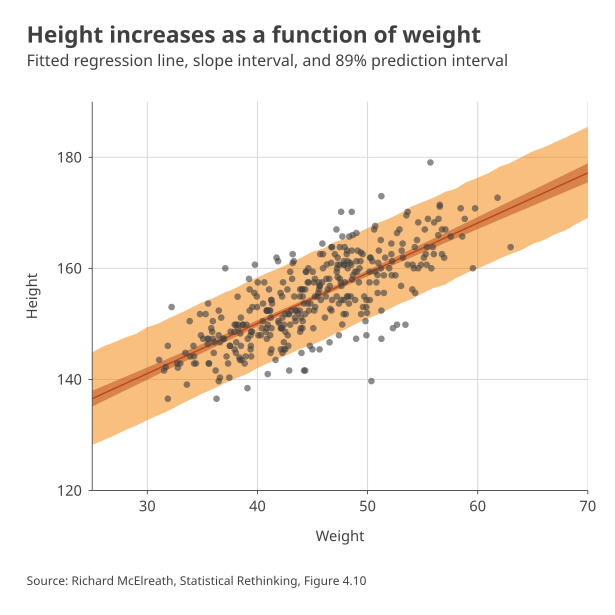

The script that saved this image:
# This is an example of how to make a scatterplot with regression parameters
# using the pilot package.
#
# This script is self-contained: running it will create a PNG and an SVG of the
# example chart in the same directory. To run the script will need to ensure:
#
# 1. You have installed all of the packages that the script imports
# 2. You have the dataset "scatter-chart-regression.csv" in the same directory
#
# See the readme on GitHub to find out how to install the package.
#
# To run the script, type the following code in your R console:
#
# source("scatter-chart-regeression.R")

# Imports ---------------------------------------------------------------------

library(tidyverse)
library(pilot)

# Read in and prepare the data ------------------------------------------------

# Load the data from the csvs as dataframes
df_data <- read_csv("scatter-chart-regression-data.csv")
df_posterior <- read_csv("scatter-chart-regression-posterior.csv")

# Create the plot -------------------------------------------------------------

# Use ggplot to create a plot with data and mappings for the posterior
plot <- ggplot(
        data = df_posterior,
        mapping = aes(x = weight)) +
    # Add a ribbon geometry for the posterior prediction intervals
    geom_ribbon(
        mapping = aes(
            ymin = lower_prediction,
            ymax = upper_prediction),
        fill = pilot_color("orange"),
        alpha = 0.5)  +
    # Add a ribbon geometry for the posterior slope parameter intervals
    geom_ribbon(
        mapping = aes(
            ymin = lower_parameter,
            ymax = upper_parameter),
        fill = pilot_color("brown"),
        alpha = 0.5)  +
    # Add a line geometry for the posterior slope parameter central estimate
    geom_line(
        mapping = aes(y = height),
        color = pilot_color("brown")) +
    # Add a point geometry for the regression data
    geom_point(
        data = df_data,
        mapping = aes(
            x = weight,
            y = height),
        shape = 16,
        size = 2,
        color = "#404040",
        alpha = 0.6) +
    # Set labels for the axes and caption, but don't set titles here
    labs(
        x = "Weight",
        y = "Height",
        caption = "Source: Richard McElreath, Statistical Rethinking, Figure 4.10") +
    # Configure the the axes: set the axis limits and turn off the expansion
    scale_x_continuous(
        expand = c(0, 0)) +
    scale_y_continuous(
        expand = c(0, 0),
        limits = c(120, 190)) +
    # Add the Pilot theme: set the axes to bottom and left, the gridlines to
    # horizontal and vertical, and the caption to left
    theme_pilot(
        axes = "bl",
        grid = "hv",
        caption_position = "left")

# After creating the plot, add a title and subtitle with add_pilot_titles
plot <- add_pilot_titles(
    plot,
    title = "Height increases as a function of weight",
    subtitle = "Fitted regression line, slope interval, and 89% prediction interval")

# Save the plot in different formats ------------------------------------------

# Save a high resolution export of the plot as a png
ggsave(
    filename = "scatter-chart-regression.png",
    plot = plot,
    width = 7.7,
    height = 6.4,
    dpi = 400)

# Save an editable verson of the plot as an svg
ggsave(
    filename = "scatter-chart-regression.svg",
    plot = plot,
    width = 6.4,
    height = 6.4,
    dpi = 400)
